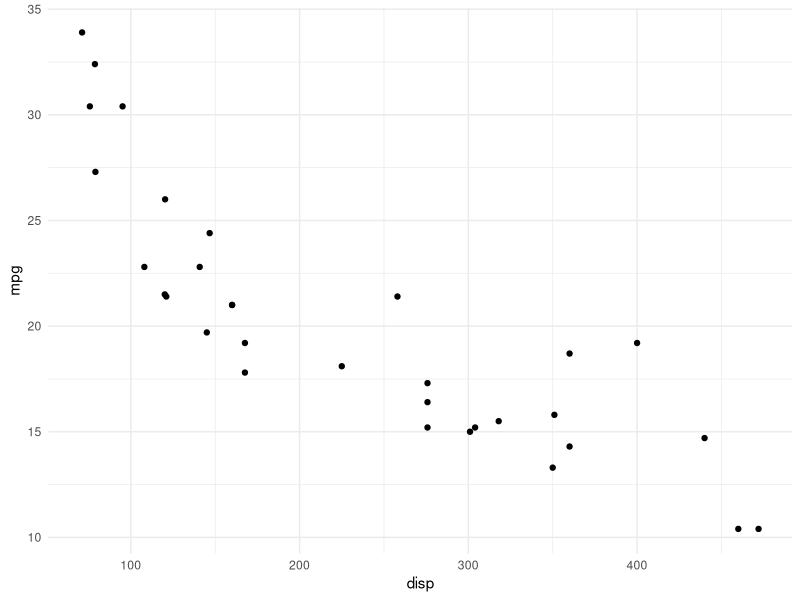
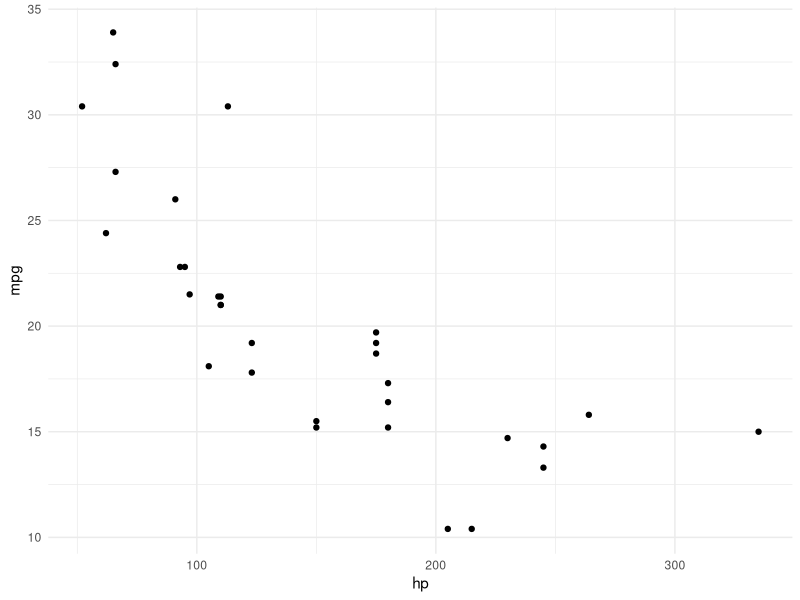

The R source for these figures, in order:
## ---- chunk 1
#| label: setup
library(tibble)
library(ggplot2)
## ---- chunk 2
#| label: vis-mpg-by-disp
ggplot(data = mtcars, aes(x = disp, y = mpg)) +
  geom_point() +
  theme_minimal()
## ---- chunk 3
ggplot(data = mtcars, aes(x = hp, y = mpg)) +
  geom_point() +
  theme_minimal()
